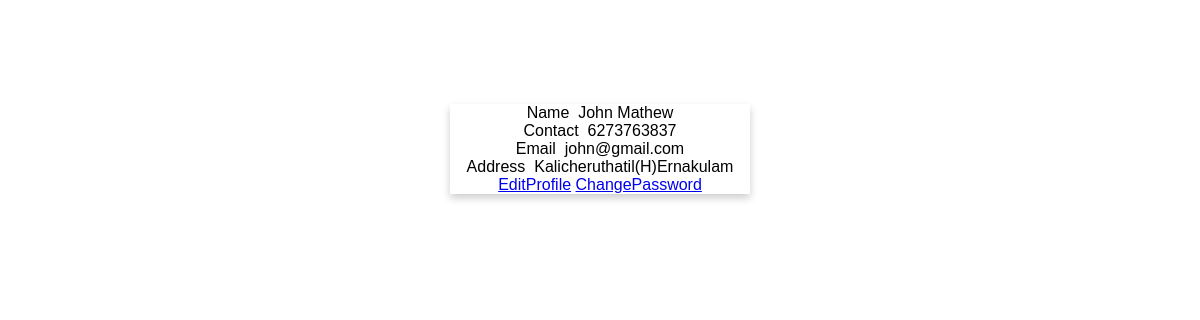
The page /webuser/Profile/ (signed in) on the database as committed earlier.
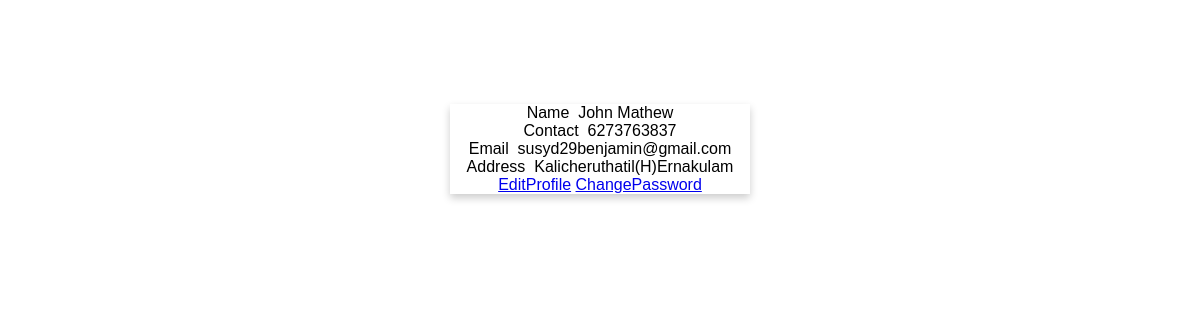
The same page on the database as committed later.
### Admin/models.py (models this page shows)
class tbl_newuser(models.Model):
    name=models.CharField(max_length=40)
    contact=models.CharField(max_length=45)
    email=models.CharField(max_length=40)
    address=models.CharField(max_length=55)
    gender=models.CharField(max_length=45)
    place=models.ForeignKey(tbl_place,on_delete=models.CASCADE)
    photo=models.FileField(upload_to="Userphoto/")
    password=models.CharField(max_length=45)

### User/views.py (the view)
# urls.py: path('Profile/',views.profile,name="profile"),
def profile(request):
    User=tbl_newuser.objects.get(id=request.session['uid'])
    return render(request,'User/Profile.html',{'i':User})

### User/Templates/User/Profile.html (shortened to what this page needs)
<!DOCTYPE html>
<html lang="en">
<head>
</head>
<body>
    <form method="POST">
        <div class="Container">
            <div class="Card">
                <div><Label>Name</Label>&nbsp;&nbsp;{{i.name}}</div>
                <div><label>Contact</label>&nbsp;&nbsp;{{i.contact}}</div>
                <div><label>Email</label>&nbsp;&nbsp;{{i.email}}</div>
                <div><label>Address</label>&nbsp;&nbsp;{{i.address}}</div>
                <div>
                    <a href="{% url 'webuser:editprofile' %}">EditProfile</a>
                    <a href="{% url 'webuser:changepassword' %}">ChangePassword</a>
                </div>
            </div>
        </div>
    </form>
</body>
</html>

Rows that differ between the two databases and show on the page:
changed tbl_newuser "John Mathew": email "john@gmail.com" → "susyd29benjamin@gmail.com"
